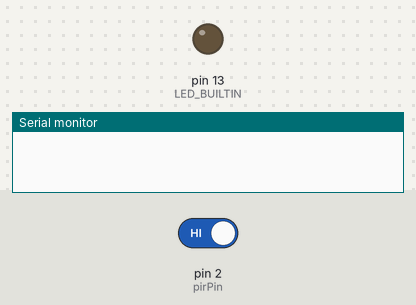
Recording of a sketch running on a simulated Arduino Uno, built with avr-gcc and run on an emulated ATmega328P. On the bench: output pins drawn as LEDs (lit = HIGH), the last lines printed to the serial monitor. The test bench sets the inputs (shaded band); at power-on: pin 2 (pirPin) HIGH.

Above: at 1.2 s.
1.3 s: pin 2 (pirPin) driven LOW
At 2.5 s:
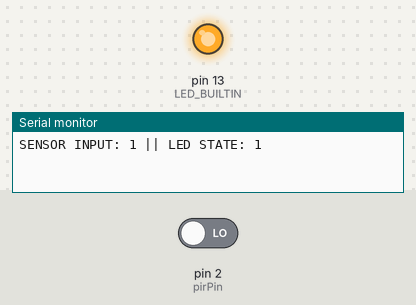
2.8 s: pin 2 (pirPin) driven HIGH
At 3.7 s:
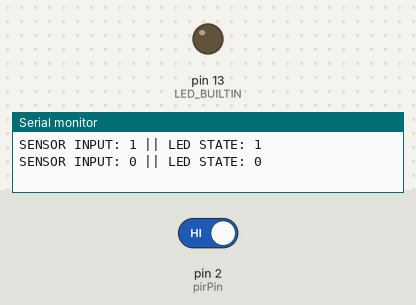
Timing chart, 0 to 5.8 s (numbered marks = the images above; inputs shaded):
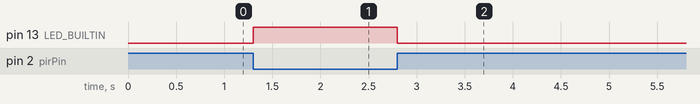

The sketch:

Task1.2P.ino
```cpp
// C++ code

int pirPin = 2;                 // PIR Out pin
int pirStat = 0;                // PIR status
int ledState = LOW;				// LED state

//initialise pins, serial monitor & setup interrupt for pirPin
void setup()
{
  pinMode(LED_BUILTIN, OUTPUT);
  pinMode(pirPin, INPUT_PULLUP);
  attachInterrupt(digitalPinToInterrupt(2), toggleLED, CHANGE);
  Serial.begin(9600);
}

void loop()
{
  delay(1000); // Wait for 1000 millisecond(s)
}

//Function will be toggled when pin 2 (pirPIN) changes state
void toggleLED()
{
  ledState = !ledState;
  pirStat = !pirStat;
  digitalWrite(LED_BUILTIN, ledState);

  //Print sensor and LED state to serial monitor
  Serial.println("SENSOR INPUT: "+ String(pirStat) +
               " || LED STATE: " + String(ledState));
}
```

Measured:
- after the input at 1.3 s, pin 13 (LED_BUILTIN): LOW → HIGH at once
- after the input at 2.8 s, pin 13 (LED_BUILTIN): HIGH → LOW at once
